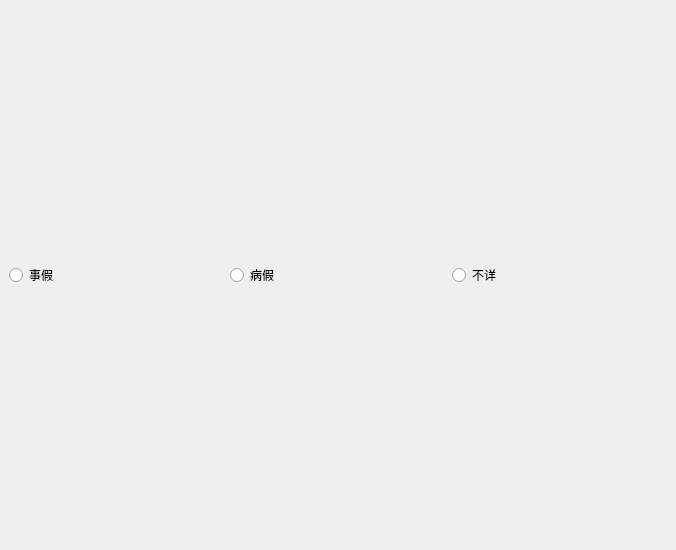
<?xml version="1.0" encoding="UTF-8"?>
<ui version="4.0">
 <class>MainWindow</class>
 <widget class="QMainWindow" name="MainWindow">
  <property name="modal" stdset="0">
   <bool>false</bool>
  </property>
  <property name="geometry">
   <rect>
    <x>0</x>
    <y>0</y>
    <width>676</width>
    <height>550</height>
   </rect>
  </property>
  <property name="sizePolicy">
   <sizepolicy hsizetype="Fixed" vsizetype="Fixed">
    <horstretch>100</horstretch>
    <verstretch>0</verstretch>
   </sizepolicy>
  </property>
  <property name="windowTitle">
   <string>点名</string>
  </property>
  <widget class="QWidget" name="horizontalLayoutWidget_2">
   <layout class="QHBoxLayout" name="horizontalLayout_5">
    <item>
     <widget class="QRadioButton" name="radioButton_3">
      <property name="text">
       <string>事假</string>
      </property>
     </widget>
    </item>
    <item>
     <widget class="QRadioButton" name="radioButton">
      <property name="text">
       <string>病假</string>
      </property>
     </widget>
    </item>
    <item>
     <widget class="QRadioButton" name="radioButton_2">
      <property name="text">
       <string>不详</string>
      </property>
     </widget>
    </item>
   </layout>
  </widget>
 </widget>
 <resources/>
 <connections/>
</ui>
